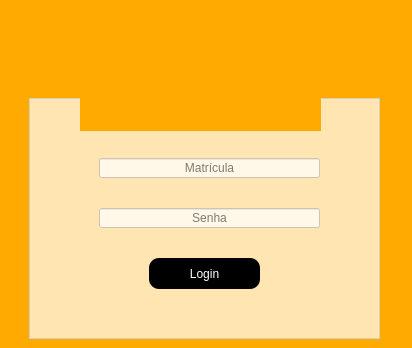
<?xml version="1.0" encoding="UTF-8"?>
<ui version="4.0">
 <class>login</class>
 <widget class="QWidget" name="login">
  <property name="geometry">
   <rect>
    <x>0</x>
    <y>0</y>
    <width>412</width>
    <height>348</height>
   </rect>
  </property>
  <property name="cursor">
   <cursorShape>PointingHandCursor</cursorShape>
  </property>
  <property name="windowTitle">
   <string>Form</string>
  </property>
  <property name="styleSheet">
   <string notr="true">background-color: rgb(255, 170, 0);</string>
  </property>
  <widget class="QFrame" name="frame">
   <property name="geometry">
    <rect>
     <x>29</x>
     <y>98</y>
     <width>351</width>
     <height>241</height>
    </rect>
   </property>
   <property name="styleSheet">
    <string notr="true">background-color: rgb(255, 255, 255, 0.7);</string>
   </property>
   <property name="frameShape">
    <enum>QFrame::StyledPanel</enum>
   </property>
   <property name="frameShadow">
    <enum>QFrame::Raised</enum>
   </property>
   <widget class="QPushButton" name="btn_login">
    <property name="geometry">
     <rect>
      <x>120</x>
      <y>160</y>
      <width>111</width>
      <height>31</height>
     </rect>
    </property>
    <property name="cursor">
     <cursorShape>PointingHandCursor</cursorShape>
    </property>
    <property name="styleSheet">
     <string notr="true">QPushButton{
	
	background-color: rgb(0, 0, 0);
	color: rgb(255, 255, 255);
	border-radius: 10px
}

QPushButton:hover{

		
	color: rgb(0, 0, 0);
	background-color: rgb(255, 255, 255);
}</string>
    </property>
    <property name="text">
     <string>Login</string>
    </property>
   </widget>
   <widget class="QLineEdit" name="txt_login_senha">
    <property name="geometry">
     <rect>
      <x>70</x>
      <y>110</y>
      <width>221</width>
      <height>20</height>
     </rect>
    </property>
    <property name="echoMode">
     <enum>QLineEdit::Password</enum>
    </property>
    <property name="alignment">
     <set>Qt::AlignCenter</set>
    </property>
    <property name="placeholderText">
     <string>Senha</string>
    </property>
   </widget>
   <widget class="QLineEdit" name="txt_login_matricula">
    <property name="geometry">
     <rect>
      <x>70</x>
      <y>60</y>
      <width>221</width>
      <height>20</height>
     </rect>
    </property>
    <property name="alignment">
     <set>Qt::AlignCenter</set>
    </property>
    <property name="placeholderText">
     <string>Matrícula</string>
    </property>
   </widget>
  </widget>
  <widget class="QLabel" name="label">
   <property name="geometry">
    <rect>
     <x>80</x>
     <y>30</y>
     <width>241</width>
     <height>101</height>
    </rect>
   </property>
   <property name="text">
    <string/>
   </property>
   <property name="pixmap">
    <pixmap>IMAGE/logo-secretaria-seminf-header.png</pixmap>
   </property>
   <property name="scaledContents">
    <bool>true</bool>
   </property>
  </widget>
 </widget>
 <tabstops>
  <tabstop>txt_login_matricula</tabstop>
  <tabstop>txt_login_senha</tabstop>
  <tabstop>btn_login</tabstop>
 </tabstops>
 <resources/>
 <connections/>
</ui>
